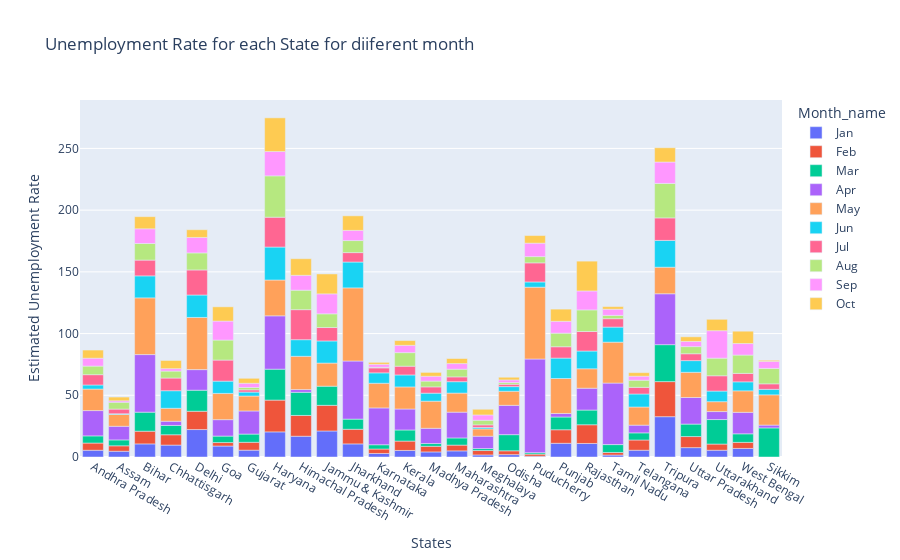

This figure's notebook cell:
### Code cell
px.bar(data_frame=df,y='Estimated Unemployment Rate',x='States',color='Month_name',title="Unemployment Rate for each State for diiferent month")

### Figure 1 — Plotly figure (JSON) as saved in the notebook; plotly's stock layout.template omitted (floating-point values rounded to 4 significant figures)
{"data": [{"alignmentgroup": "True", "hovertemplate": "Month_name=Jan<br>States=%{x}<br>Estimated Unemployment Rate=%{y}<extra></extra>", "legendgroup": "Jan", "marker": {"color": "#636efa", "pattern": {"shape": ""}}, "name": "Jan", "offsetgroup": "Jan", "orientation": "v", "showlegend": true, "textposition": "auto", "type": "bar", "x": ["Andhra Pradesh", "Assam", "Bihar", "Chhattisgarh", "Delhi", "Goa", "Gujarat", "Haryana", "Himachal Pradesh", "Jammu & Kashmir", "Jharkhand", "Karnataka", "Kerala", "Madhya Pradesh", "Maharashtra", "Meghalaya", "Odisha", "Puducherry", "Punjab", "Rajasthan", "Tamil Nadu", "Telangana", "Tripura", "Uttar Pradesh", "Uttarakhand", "West Bengal"], "xaxis": "x", "y": [5.48, 4.66, 10.61, 9.65, 22.23, 8.89, 5.54, 20.34, 16.83, 21.08, 10.61, 2.86, 5.31, 4.11, 4.95, 1.66, 1.9, 0.58, 11.11, 10.97, 1.57, 5.49, 32.67, 7.58, 5.49, 6.94], "yaxis": "y"}, {"alignmentgroup": "True", "hovertemplate": "Month_name=Feb<br>States=%{x}<br>Estimated Unemployment Rate=%{y}<extra></extra>", "legendgroup": "Feb", "marker": {"color": "#EF553B", "pattern": {"shape": ""}}, "name": "Feb", "offsetgroup": "Feb", "orientation": "v", "showlegend": true, "textposition": "auto", "type": "bar", "x": ["Andhra Pradesh", "Assam", "Bihar", "Chhattisgarh", "Delhi", "Goa", "Gujarat", "Haryana", "Himachal Pradesh", "Jammu & Kashmir", "Jharkhand", "Karnataka", "Kerala", "Madhya Pradesh", "Maharashtra", "Meghalaya", "Odisha", "Puducherry", "Punjab", "Rajasthan", "Tamil Nadu", "Telangana", "Tripura", "Uttar Pradesh", "Uttarakhand", "West Bengal"], "xaxis": "x", "y": [5.83, 4.41, 10.29, 8.38, 14.84, 2.81, 6.38, 25.77, 16.84, 20.78, 11.85, 3.61, 7.6, 4.57, 4.69, 3.59, 3.12, 1.76, 10.97, 15.16, 2.09, 8.29, 28.4, 8.98, 4.99, 4.92], "yaxis": "y"}, {"alignmentgroup": "True", "hovertemplate": "Month_name=Mar<br>States=%{x}<br>Estimated Unemployment Rate=%{y}<extra></extra>", "legendgroup": "Mar", "marker": {"color": "#00cc96", "pattern": {"shape": ""}}, "name": "Mar", "offsetgroup": "Mar", "orientation": "v", "showlegend": true, "textposition": "auto", "type": "bar", "x": ["Andhra Pradesh", "Assam", "Bihar", "Chhattisgarh", "Delhi", "Goa", "Gujarat", "Haryana", "Himachal Pradesh", "Jammu & Kashmir", "Jharkhand", "Karnataka", "Kerala", "Madhya Pradesh", "Maharashtra", "Meghalaya", "Odisha", "Puducherry", "Punjab", "Rajasthan", "Sikkim", "Tamil Nadu", "Telangana", "Tripura", "Uttar Pradesh", "Uttarakhand", "West Bengal"], "xaxis": "x", "y": [5.79, 4.77, 15.43, 7.54, 17.04, 5.25, 6.66, 25.05, 18.76, 15.5, 8.23, 3.46, 8.99, 2.22, 5.79, 1.58, 13.08, 1.2, 10.32, 11.9, 23.57, 6.4, 5.77, 29.95, 10.11, 19.85, 6.92], "yaxis": "y"}, {"alignmentgroup": "True", "hovertemplate": "Month_name=Apr<br>States=%{x}<br>Estimated Unemployment Rate=%{y}<extra></extra>", "legendgroup": "Apr", "marker": {"color": "#ab63fa", "pattern": {"shape": ""}}, "name": "Apr", "offsetgroup": "Apr", "orientation": "v", "showlegend": true, "textposition": "auto", "type": "bar", "x": ["Andhra Pradesh", "Assam", "Bihar", "Chhattisgarh", "Delhi", "Goa", "Gujarat", "Haryana", "Himachal Pradesh", "Jharkhand", "Karnataka", "Kerala", "Madhya Pradesh", "Maharashtra", "Meghalaya", "Odisha", "Puducherry", "Punjab", "Rajasthan", "Sikkim", "Tamil Nadu", "Telangana", "Tripura", "Uttar Pradesh", "Uttarakhand", "West Bengal"], "xaxis": "x", "y": [20.51, 11.06, 46.64, 3.41, 16.68, 13.31, 18.71, 43.22, 2.2, 47.09, 29.84, 16.99, 12.36, 20.9, 10.03, 23.76, 75.85, 2.86, 17.7, 2.28, 49.83, 6.25, 41.23, 21.54, 6.48, 17.41], "yaxis": "y"}, {"alignmentgroup": "True", "hovertemplate": "Month_name=May<br>States=%{x}<br>Estimated Unemployment Rate=%{y}<extra></extra>", "legendgroup": "May", "marker": {"color": "#FFA15A", "pattern": {"shape": ""}}, "name": "May", "offsetgroup": "May", "orientation": "v", "showlegend": true, "textposition": "auto", "type": "bar", "x": ["Andhra Pradesh", "Assam", "Bihar", "Chhattisgarh", "Delhi", "Goa", "Gujarat", "Haryana", "Himachal Pradesh", "Jammu & Kashmir", "Jharkhand", "Karnataka", "Kerala", "Madhya Pradesh", "Maharashtra", "Meghalaya", "Odisha", "Puducherry", "Punjab", "Rajasthan", "Sikkim", "Tamil Nadu", "Telangana", "Tripura", "Uttar Pradesh", "Uttarakhand", "West Bengal"], "xaxis": "x", "y": [17.43, 9.55, 45.96, 10.5, 42.27, 21.25, 12.11, 29.02, 26.95, 18.74, 59.23, 19.97, 17.88, 21.98, 15.46, 5.92, 11.41, 58.19, 28.33, 15.74, 24.51, 33.16, 14.7, 21.51, 20.41, 8.01, 17.41], "yaxis": "y"}, {"alignmentgroup": "True", "hovertemplate": "Month_name=Jun<br>States=%{x}<br>Estimated Unemployment Rate=%{y}<extra></extra>", "legendgroup": "Jun", "marker": {"color": "#19d3f3", "pattern": {"shape": ""}}, "name": "Jun", "offsetgroup": "Jun", "orientation": "v", "showlegend": true, "textposition": "auto", "type": "bar", "x": ["Andhra Pradesh", "Assam", "Bihar", "Chhattisgarh", "Delhi", "Goa", "Gujarat", "Haryana", "Himachal Pradesh", "Jammu & Kashmir", "Jharkhand", "Karnataka", "Kerala", "Madhya Pradesh", "Maharashtra", "Meghalaya", "Odisha", "Puducherry", "Punjab", "Rajasthan", "Sikkim", "Tamil Nadu", "Telangana", "Tripura", "Uttar Pradesh", "Uttarakhand", "West Bengal"], "xaxis": "x", "y": [3.31, 0.6, 17.82, 14.23, 18.19, 9.96, 3.2, 26.7, 13.47, 17.92, 20.95, 8.44, 9.71, 6.48, 9.23, 1.15, 3.77, 4.24, 16.55, 14.39, 4.46, 12.2, 10.55, 21.71, 9.47, 8.61, 7.29], "yaxis": "y"}, {"alignmentgroup": "True", "hovertemplate": "Month_name=Jul<br>States=%{x}<br>Estimated Unemployment Rate=%{y}<extra></extra>", "legendgroup": "Jul", "marker": {"color": "#FF6692", "pattern": {"shape": ""}}, "name": "Jul", "offsetgroup": "Jul", "orientation": "v", "showlegend": true, "textposition": "auto", "type": "bar", "x": ["Andhra Pradesh", "Assam", "Bihar", "Chhattisgarh", "Delhi", "Goa", "Gujarat", "Haryana", "Himachal Pradesh", "Jammu & Kashmir", "Jharkhand", "Karnataka", "Kerala", "Madhya Pradesh", "Maharashtra", "Meghalaya", "Odisha", "Puducherry", "Punjab", "Rajasthan", "Sikkim", "Tamil Nadu", "Telangana", "Tripura", "Uttar Pradesh", "Uttarakhand", "West Bengal"], "xaxis": "x", "y": [8.34, 3.77, 12.79, 10.27, 20.3, 17.07, 1.84, 24.18, 24.31, 10.88, 7.63, 4.01, 7.09, 5.08, 3.89, 2.1, 1.88, 15.47, 9.19, 15.81, 4.45, 6.81, 5.36, 18.24, 5.56, 12.38, 6.83], "yaxis": "y"}, {"alignmentgroup": "True", "hovertemplate": "Month_name=Aug<br>States=%{x}<br>Estimated Unemployment Rate=%{y}<extra></extra>", "legendgroup": "Aug", "marker": {"color": "#B6E880", "pattern": {"shape": ""}}, "name": "Aug", "offsetgroup": "Aug", "orientation": "v", "showlegend": true, "textposition": "auto", "type": "bar", "x": ["Andhra Pradesh", "Assam", "Bihar", "Chhattisgarh", "Delhi", "Goa", "Gujarat", "Haryana", "Himachal Pradesh", "Jammu & Kashmir", "Jharkhand", "Karnataka", "Kerala", "Madhya Pradesh", "Maharashtra", "Meghalaya", "Odisha", "Puducherry", "Punjab", "Rajasthan", "Sikkim", "Tamil Nadu", "Telangana", "Tripura", "Uttar Pradesh", "Uttarakhand", "West Bengal"], "xaxis": "x", "y": [6.96, 5.53, 13.44, 5.63, 13.79, 16.21, 1.87, 33.5, 15.79, 11.09, 9.76, 0.5, 10.98, 4.7, 6.23, 3.74, 1.42, 5.05, 10.99, 17.51, 12.49, 2.65, 5.79, 27.92, 5.79, 14.26, 14.87], "yaxis": "y"}, {"alignmentgroup": "True", "hovertemplate": "Month_name=Sep<br>States=%{x}<br>Estimated Unemployment Rate=%{y}<extra></extra>", "legendgroup": "Sep", "marker": {"color": "#FF97FF", "pattern": {"shape": ""}}, "name": "Sep", "offsetgroup": "Sep", "orientation": "v", "showlegend": true, "textposition": "auto", "type": "bar", "x": ["Andhra Pradesh", "Assam", "Bihar", "Chhattisgarh", "Delhi", "Goa", "Gujarat", "Haryana", "Himachal Pradesh", "Jammu & Kashmir", "Jharkhand", "Karnataka", "Kerala", "Madhya Pradesh", "Maharashtra", "Meghalaya", "Odisha", "Puducherry", "Punjab", "Rajasthan", "Sikkim", "Tamil Nadu", "Telangana", "Tripura", "Uttar Pradesh", "Uttarakhand", "West Bengal"], "xaxis": "x", "y": [6.4, 1.19, 11.91, 1.96, 12.53, 15.38, 3.42, 19.68, 12.04, 16.17, 8.24, 2.41, 5.91, 3.91, 4.55, 4.29, 2.1, 10.9, 9.61, 15.35, 5.7, 5, 3.27, 17.35, 4.18, 22.26, 9.35], "yaxis": "y"}, {"alignmentgroup": "True", "hovertemplate": "Month_name=Oct<br>States=%{x}<br>Estimated Unemployment Rate=%{y}<extra></extra>", "legendgroup": "Oct", "marker": {"color": "#FECB52", "pattern": {"shape": ""}}, "name": "Oct", "offsetgroup": "Oct", "orientation": "v", "showlegend": true, "textposition": "auto", "type": "bar", "x": ["Andhra Pradesh", "Assam", "Bihar", "Chhattisgarh", "Delhi", "Goa", "Gujarat", "Haryana", "Himachal Pradesh", "Jammu & Kashmir", "Jharkhand", "Karnataka", "Kerala", "Madhya Pradesh", "Maharashtra", "Meghalaya", "Odisha", "Puducherry", "Punjab", "Rajasthan", "Sikkim", "Tamil Nadu", "Telangana", "Tripura", "Uttar Pradesh", "Uttarakhand", "West Bengal"], "xaxis": "x", "y": [6.59, 3.02, 9.82, 6.62, 6.27, 11.54, 4.03, 27.31, 13.46, 16.14, 11.8, 1.58, 3.88, 3.13, 4.1, 4.6, 2.18, 6.18, 9.88, 24.15, 0.88, 2.16, 2.86, 11.57, 3.75, 9.23, 9.98], "yaxis": "y"}], "layout": {"barmode": "relative", "legend": {"title": {"text": "Month_name"}, "tracegroupgap": 0}, "title": {"text": "Unemployment Rate for each State for diiferent month"}, "xaxis": {"anchor": "y", "domain": [0, 1], "title": {"text": "States"}}, "yaxis": {"anchor": "x", "domain": [0, 1], "title": {"text": "Estimated Unemployment Rate"}}}}
